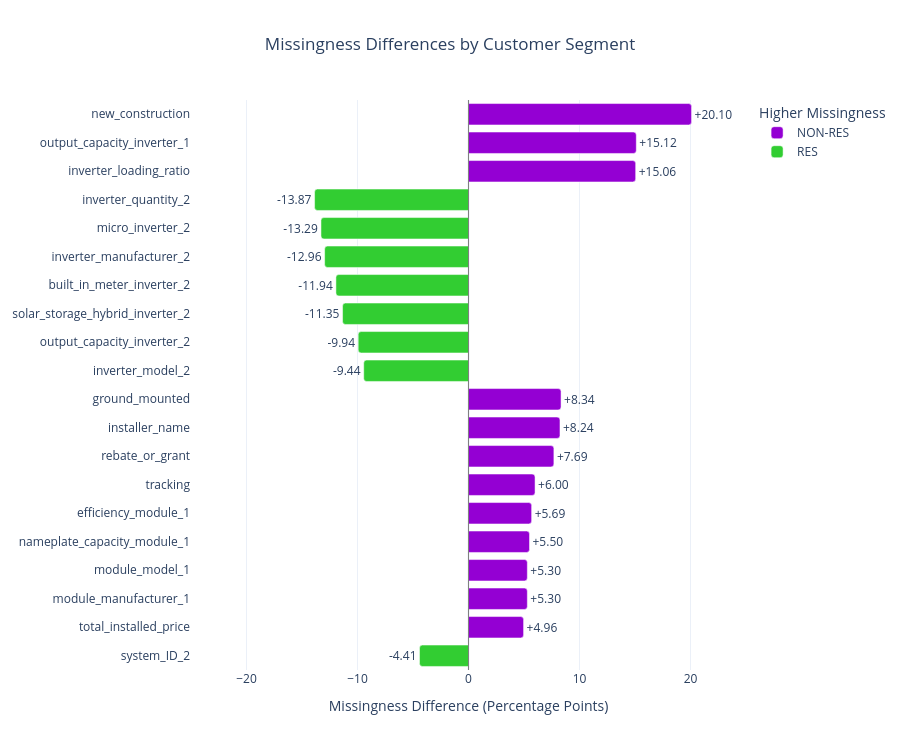

The code cell stored with this chart in its notebook:
### Code cell
# Select the 20 variables with the largest missingness differences
top_missingness = segment_missingness.head(20).reset_index()

# Identify which customer segment has higher missingness
top_missingness["Higher Missingness"] = np.where(
    top_missingness["Difference (pp)"] > 0,
    "NON-RES",
    "RES"
)

# Format bar labels to two decimal places
top_missingness["Label"] = top_missingness["Difference (pp)"].map(
    lambda x: f"{x:+.2f}"
)

# Create a diverging bar chart
fig = px.bar(
    top_missingness,
    x="Difference (pp)",
    y="Variable",
    color="Higher Missingness",
    orientation="h",
    text="Label",
    title="Missingness Differences by Customer Segment",
    color_discrete_map={
        "RES": "limegreen",
        "NON-RES": "darkviolet"
    },
    hover_data=["RES", "NON-RES"]
)

fig.update_traces(
    texttemplate="%{text}",
    textposition="outside",
    cliponaxis=False
)

fig.update_layout(
    template="plotly_white",
    height=750,
    bargap=0.25,
    barcornerradius=3,
    font_size=12,
    title_x=0.5,
    xaxis_title="Missingness Difference (Percentage Points)",
    yaxis_title=None,
    legend_title="Higher Missingness"
)

fig.update_yaxes(
    categoryorder="array",
    categoryarray=top_missingness["Variable"].tolist(),
    autorange="reversed"
)

fig.update_xaxes(range=[-25, 25])

fig.add_vline(
    x=0,
    line_width=1,
    line_color="gray"
)

fig.show()

### Figure 1 — Plotly figure (JSON) as saved in the notebook; plotly's stock layout.template omitted (floating-point values rounded to 4 significant figures)
{"data": [{"cliponaxis": false, "customdata": [[78.78, 98.88], [16.66, 31.78], [24.29, 39.36], [23.84, 32.18], [6.594, 14.84], [4.339, 12.03], [9.902, 15.9], [9.284, 14.97], [9.238, 14.73], [9.752, 15.05], [9.749, 15.05], [18.44, 23.4]], "hovertemplate": "Higher Missingness=NON-RES<br>Difference (pp)=%{x}<br>Variable=%{y}<br>Label=%{text}<br>RES=%{customdata[0]}<br>NON-RES=%{customdata[1]}<extra></extra>", "legendgroup": "NON-RES", "marker": {"color": "darkviolet", "pattern": {"shape": ""}}, "name": "NON-RES", "orientation": "h", "showlegend": true, "text": ["+20.10", "+15.12", "+15.06", "+8.34", "+8.24", "+7.69", "+6.00", "+5.69", "+5.50", "+5.30", "+5.30", "+4.96"], "textposition": "outside", "texttemplate": "%{text}", "type": "bar", "x": [20.1, 15.12, 15.06, 8.338, 8.241, 7.693, 5.996, 5.688, 5.496, 5.301, 5.301, 4.963], "xaxis": "x", "y": ["new_construction", "output_capacity_inverter_1", "inverter_loading_ratio", "ground_mounted", "installer_name", "rebate_or_grant", "tracking", "efficiency_module_1", "nameplate_capacity_module_1", "module_model_1", "module_manufacturer_1", "total_installed_price"], "yaxis": "y"}, {"cliponaxis": false, "customdata": [[96.87, 83.0], [96.74, 83.45], [96.85, 83.89], [96.95, 85.0], [97.3, 85.96], [97.25, 87.31], [97.5, 88.06], [77.9, 73.49]], "hovertemplate": "Higher Missingness=RES<br>Difference (pp)=%{x}<br>Variable=%{y}<br>Label=%{text}<br>RES=%{customdata[0]}<br>NON-RES=%{customdata[1]}<extra></extra>", "legendgroup": "RES", "marker": {"color": "limegreen", "pattern": {"shape": ""}}, "name": "RES", "orientation": "h", "showlegend": true, "text": ["-13.87", "-13.29", "-12.96", "-11.94", "-11.35", "-9.94", "-9.44", "-4.41"], "textposition": "outside", "texttemplate": "%{text}", "type": "bar", "x": [-13.87, -13.29, -12.96, -11.94, -11.35, -9.939, -9.44, -4.413], "xaxis": "x", "y": ["inverter_quantity_2", "micro_inverter_2", "inverter_manufacturer_2", "built_in_meter_inverter_2", "solar_storage_hybrid_inverter_2", "output_capacity_inverter_2", "inverter_model_2", "system_ID_2"], "yaxis": "y"}], "layout": {"barcornerradius": 3, "bargap": 0.25, "barmode": "relative", "font": {"size": 12}, "height": 750, "legend": {"title": {"text": "Higher Missingness"}, "tracegroupgap": 0}, "shapes": [{"line": {"color": "gray", "width": 1}, "type": "line", "x0": 0, "x1": 0, "xref": "x", "y0": 0, "y1": 1, "yref": "y domain"}], "title": {"text": "Missingness Differences by Customer Segment", "x": 0.5}, "xaxis": {"anchor": "y", "domain": [0, 1], "range": [-25, 25], "title": {"text": "Missingness Difference (Percentage Points)"}}, "yaxis": {"anchor": "x", "autorange": "reversed", "categoryarray": ["new_construction", "output_capacity_inverter_1", "inverter_loading_ratio", "inverter_quantity_2", "micro_inverter_2", "inverter_manufacturer_2", "built_in_meter_inverter_2", "solar_storage_hybrid_inverter_2", "output_capacity_inverter_2", "inverter_model_2", "ground_mounted", "installer_name", "rebate_or_grant", "tracking", "efficiency_module_1", "nameplate_capacity_module_1", "module_model_1", "module_manufacturer_1", "total_installed_price", "system_ID_2"], "categoryorder": "array", "domain": [0, 1], "title": {}}}}
